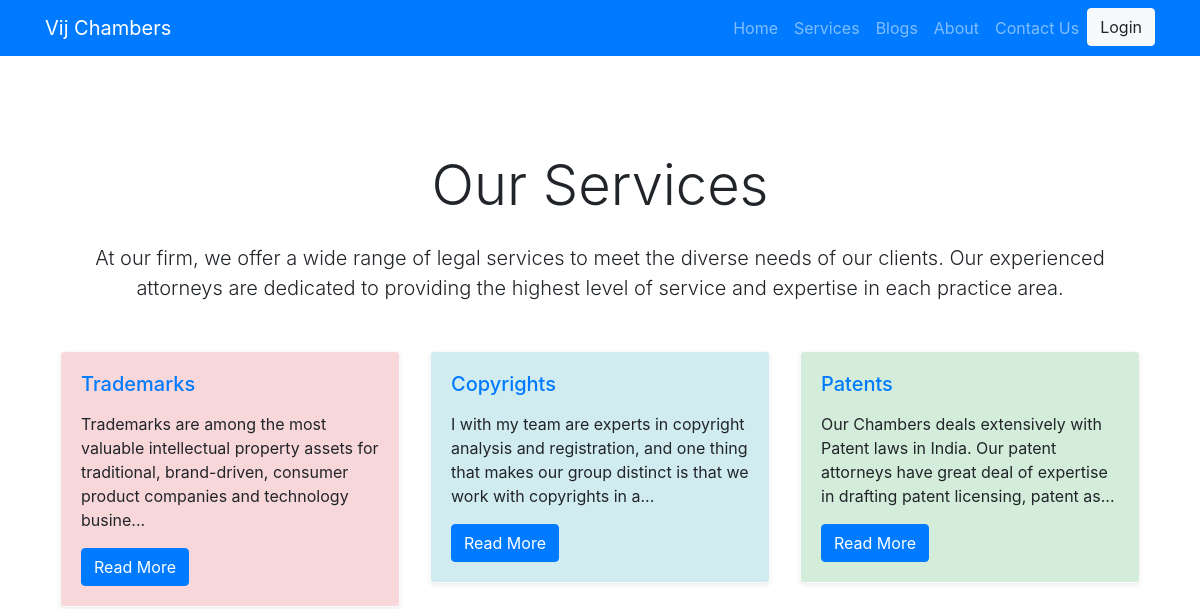
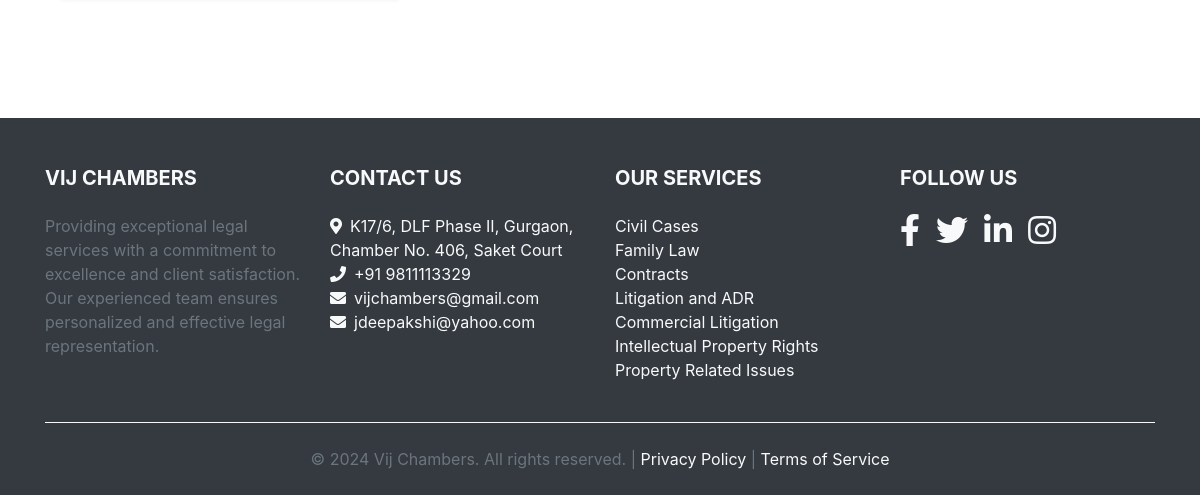
/services/, run on an earlier commit of the app's database (2 pictures, top to bottom).
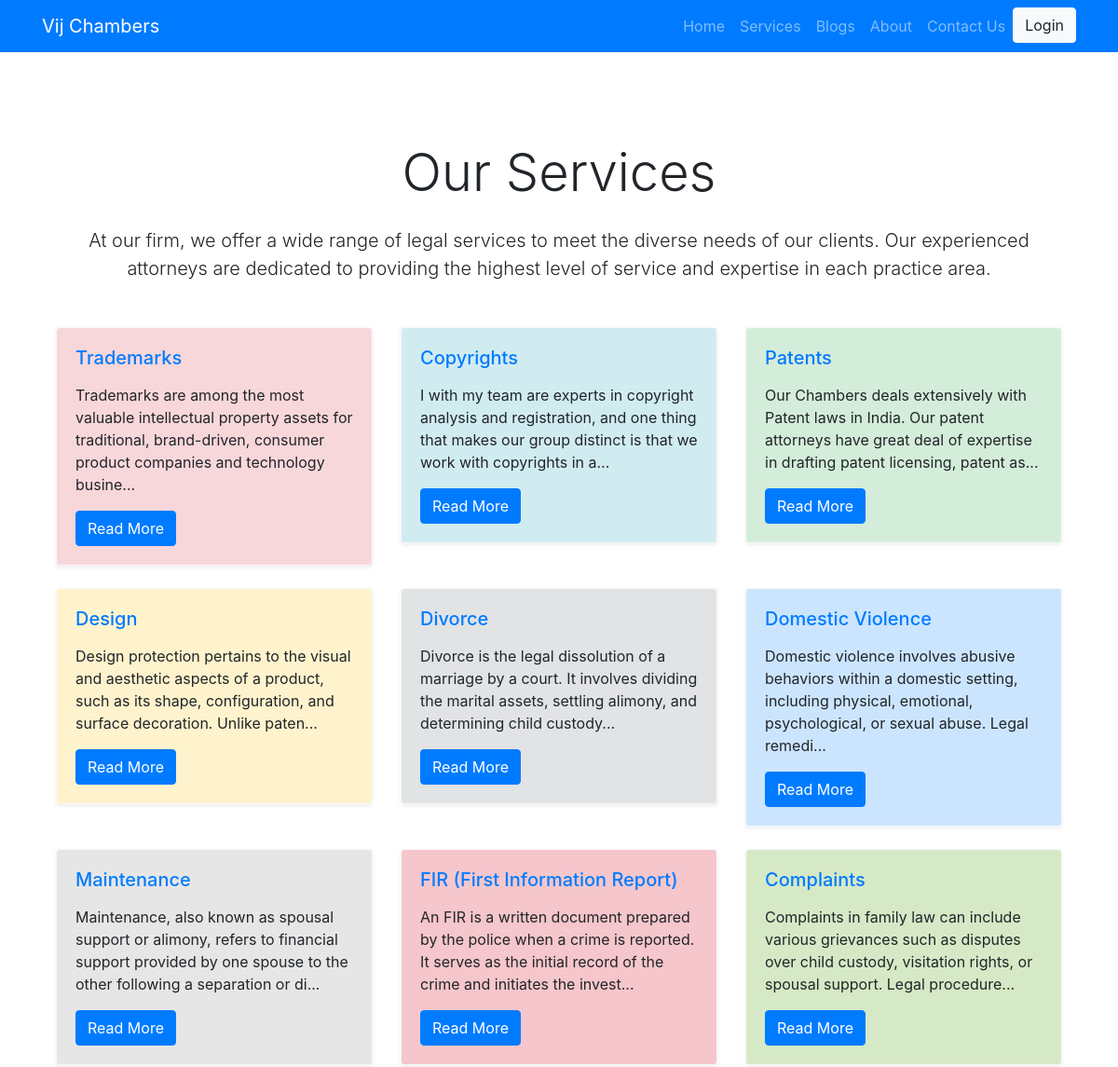
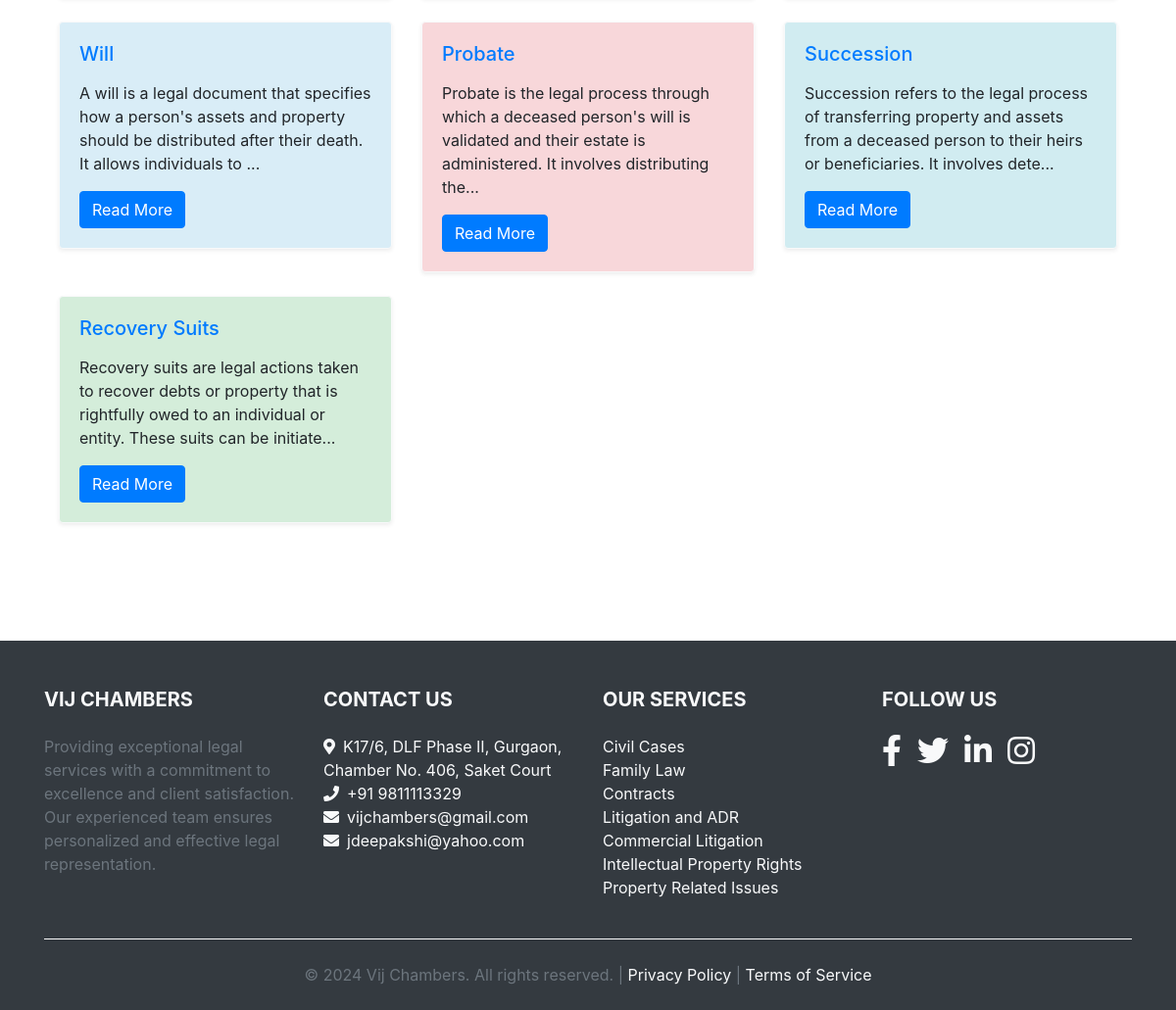
And on a later commit of the database (2 pictures, top to bottom).
### main/models.py (models this page shows, shortened)
class Service(models.Model):
    title = models.CharField(max_length=200)
    description = RichTextField()  # Use RichTextField instead of TextField
    detailed_description = RichTextField()  # Use RichTextField instead of TextField
    slug = models.SlugField(unique=True)

### main/views.py (the view)
# urls.py: path('services/', views.services, name='services'),
def services(request):
    services_list = Service.objects.all()
    return render(request, 'services.html', {'services': services_list})

### main/templates/services.html (shortened to what this page needs)
{% extends 'base.html' %}
{% block content %}
    <section id="services" class="my-5 py-5">
        <div class="container">
            <h2 class="text-center mb-4 display-4">Our Services</h2>
            <p class="lead text-center mb-5">At our firm, we offer a wide range of legal services to meet the diverse needs of our clients. Our experienced attorneys are dedicated to providing the highest level of service and expertise in each practice area.</p>
            <div class="row">
                {% for service in services %}
                <div class="col-md-4 mb-4">
                    <div class="card border-light shadow-sm service-card">
                        <div class="card-body">
                            <h5 class="card-title text-primary">{{ service.title }}</h5>
                            <p class="card-text">{{ service.description|safe|slice:":150" }}...</p>
                            <a href="{% url 'service_detail' service.slug %}" class="btn btn-primary">Read More</a>
                        </div>
                    </div>
                </div>
                {% endfor %}
            </div>
        </div>
    </section>
{% endblock %}

### main/templates/base.html (shortened to what this page needs)
<!DOCTYPE html>
<html lang="en">
<head>
    {% load static %}
    <link rel="stylesheet" href="https://cdnjs.cloudflare.com/ajax/libs/font-awesome/5.15.4/css/all.min.css">
    <link rel="stylesheet" href="https://stackpath.bootstrapcdn.com/bootstrap/4.5.2/css/bootstrap.min.css">
    <link rel="stylesheet" href="{% static 'css/bootswatch_minty.css' %}">
</head>
<body>
<nav class="navbar navbar-expand-lg navbar-dark bg-primary">
    <div class="container">
        <a class="navbar-brand" href="/">Vij Chambers</a>
        <div class="collapse navbar-collapse" id="navbarNav">
            <ul class="navbar-nav ml-auto">
                <li class="nav-item"><a class="nav-link" href="/">Home</a></li>
                <li class="nav-item"><a class="nav-link" href="{% url 'services' %}">Services</a></li>
                <li class="nav-item"><a class="nav-link" href="{% url 'blogs' %}">Blogs</a></li>
                <li class="nav-item"><a class="nav-link" href="{% url 'about' %}">About</a></li>
                <li class="nav-item"><a class="nav-link" href="{% url 'appointment' %}">Contact Us</a></li>
                <li class="nav-item">
                    <a class="btn btn-light" href="/admin">Login</a>
                </li>
            </ul>
        </div>
    </div>
</nav>
<div class="container mt-4">
    {% block content %}
    {% endblock %}
</div>
<footer class="bg-dark text-light pt-5 pb-4">
    <div class="container">
        <div class="row">
            <div class="col-lg-3 col-md-6 mb-4">
                <h5 class="text-uppercase mb-4 font-weight-bold">Vij Chambers</h5>
                <p class="text-muted">Providing exceptional legal services with a commitment to excellence and client satisfaction. Our experienced team ensures personalized and effective legal representation.</p>
            </div>
            <div class="col-lg-3 col-md-6 mb-4">
                <h5 class="text-uppercase mb-4 font-weight-bold">Contact Us</h5>
                <ul class="list-unstyled">
                    <li><i class="fas fa-map-marker-alt mr-2"></i>K17/6, DLF Phase II, Gurgaon, Chamber No. 406, Saket Court</li>
                    <li><i class="fas fa-phone mr-2"></i>+91 9811113329</li>
                    <li><i class="fas fa-envelope mr-2"></i>vijchambers@gmail.com</li>
                    <li><i class="fas fa-envelope mr-2"></i>jdeepakshi@yahoo.com</li>
                </ul>
            </div>
            <div class="col-lg-3 col-md-6 mb-4">
                <h5 class="text-uppercase mb-4 font-weight-bold">Our Services</h5>
                <ul class="list-unstyled">
                    <li><a href="/services" class="text-light">Civil Cases</a></li>
                    <li><a href="/services" class="text-light">Family Law</a></li>
                    <li><a href="/services" class="text-light">Contracts</a></li>
                    <li><a href="/services" class="text-light">Litigation and ADR</a></li>
                    <li><a href="/services" class="text-light">Commercial Litigation</a></li>
                    <li><a href="/services" class="text-light">Intellectual Property Rights</a></li>
                    <li><a href="/services" class="text-light">Property Related Issues</a></li>
                </ul>
            </div>
            <div class="col-lg-3 col-md-6 mb-4">
                <h5 class="text-uppercase mb-4 font-weight-bold">Follow Us</h5>
                <ul class="list-unstyled d-flex">
                    <li class="mr-3">
                        <a href="https://facebook.com" class="text-light" target="_blank" rel="noopener noreferrer">
                            <i class="fab fa-facebook-f fa-2x"></i>
                        </a>
                    </li>
                    <li class="mr-3">
                        <a href="https://twitter.com" class="text-light" target="_blank" rel="noopener noreferrer">
                            <i class="fab fa-twitter fa-2x"></i>
                        </a>
                    </li>
                    <li class="mr-3">
                        <a href="https://www.linkedin.com/in/deepakshi-jain-vij-2a27504b/?originalSubdomain=in" class="text-light" target="_blank" rel="noopener noreferrer">
                            <i class="fab fa-linkedin-in fa-2x"></i>
                        </a>
                    </li>
                    <li>
                        <a href="https://instagram.com" class="text-light" target="_blank" rel="noopener noreferrer">
                            <i class="fab fa-instagram fa-2x"></i>
                        </a>
                    </li>
                </ul>
            </div>
        </div>
        <div class="text-center pt-4 border-top border-light">
            <p class="mb-0 text-muted">&copy; 2024 Vij Chambers. All rights reserved. |
                <a href="/privacy-policy" class="text-light">Privacy Policy</a> |
                <a href="/terms-of-service" class="text-light">Terms of Service</a>
            </p>
        </div>
    </div>
</footer>
</body>
</html>

### main/templates/base.html (style rules this page uses)
.card-bg-color-1 { background-color: #f8d7da !important; }
.card-bg-color-2 { background-color: #d1ecf1 !important; }
.card-bg-color-3 { background-color: #d4edda !important; }
.card-bg-color-4 { background-color: #fff3cd !important; }
.card-bg-color-5 { background-color: #e2e3e5 !important; }
.card-bg-color-6 { background-color: #cce5ff !important; }
.card-bg-color-7 { background-color: #e6e6e6 !important; }
.card-bg-color-8 { background-color: #f5c6cb !important; }
.card-bg-color-9 { background-color: #d6e9c6 !important; }
.card-bg-color-10 { background-color: #d9edf7 !important; }
footer { background-color: #343a40; color: #f8f9fa; }
footer a { text-decoration: none; transition: color 0.3s ease; }
footer i { transition: color 0.3s ease; }
.text-muted { color: #6c757d !important; }
.font-weight-bold { font-weight: 700; }
footer { background-color: #343a40; }

What changed in the data, as far as the page shows it:
added Service: title "Design", description "Design protection pertains to the visual and aesthetic aspects of a product, such as its shape, configuration, and surface decoration. Unlike paten"
added Service: title "Divorce", description "Divorce is the legal dissolution of a marriage by a court. It involves dividing the marital assets, settling alimony, and determining child custody"
added Service: title "Domestic Violence", description "Domestic violence involves abusive behaviors within a domestic setting, including physical, emotional, psychological, or sexual abuse. Legal remedi"
added Service: title "Maintenance", description "Maintenance, also known as spousal support or alimony, refers to financial support provided by one spouse to the other following a separation or di"
added Service: title "FIR (First Information Report)", description "An FIR is a written document prepared by the police when a crime is reported. It serves as the initial record of the crime and initiates the invest"
added Service: title "Complaints", description "Complaints in family law can include various grievances such as disputes over child custody, visitation rights, or spousal support. Legal procedure"
added Service: title "Will", description "A will is a legal document that specifies how a person's assets and property should be distributed after their death. It allows individuals to"
added Service: title "Probate", description "Probate is the legal process through which a deceased person's will is validated and their estate is administered. It involves distributing the"
added Service: title "Succession", description "Succession refers to the legal process of transferring property and assets from a deceased person to their heirs or beneficiaries. It involves dete"
added Service: title "Recovery Suits", description "Recovery suits are legal actions taken to recover debts or property that is rightfully owed to an individual or entity. These suits can be initiate"
